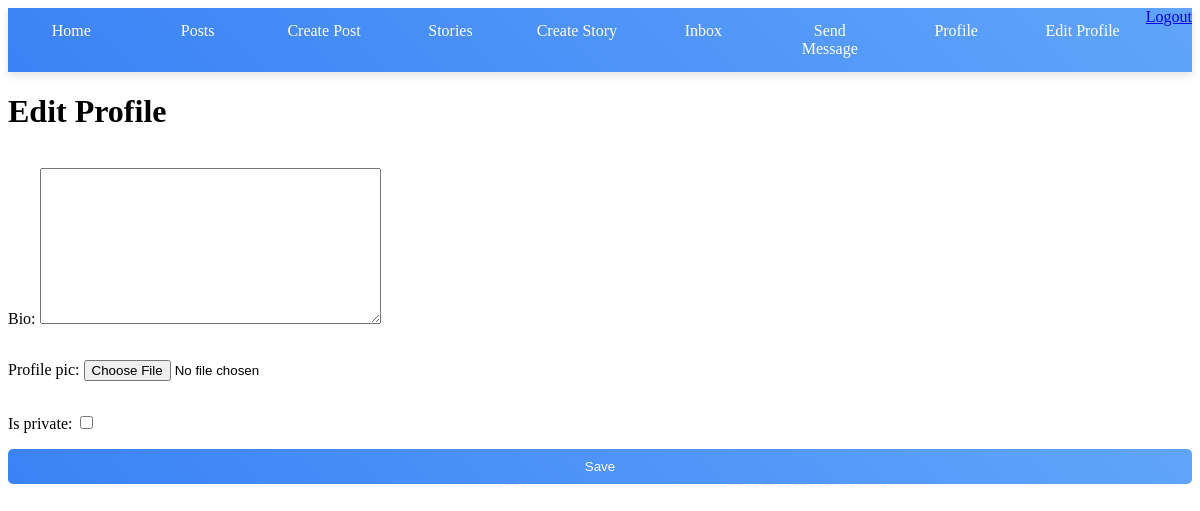
The app's page /edit_profile/ (signed in), older data.
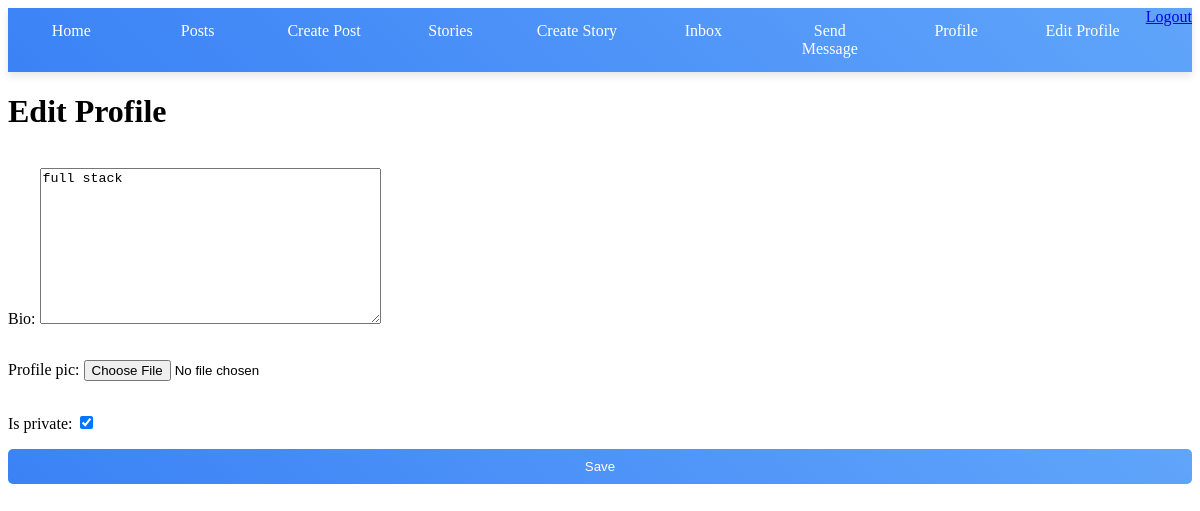
The same page, newer data.
### core/models.py (models this page shows, shortened)
class Profile(models.Model):
    user = models.OneToOneField(User, on_delete=models.CASCADE)
    bio = models.TextField(blank=True)
    profile_pic = models.ImageField(upload_to='profile_pics/', blank=True)
    is_private = models.BooleanField(default=False)

### core/views.py (the view)
# urls.py: path('edit_profile/', views.edit_profile, name='edit_profile'),
@login_required
def edit_profile(request):
    if request.method == 'POST':
        form = ProfileForm(request.POST, request.FILES, instance=request.user.profile)
        if form.is_valid():
            form.save()
            return redirect('profile', username=request.user.username)
    else:
        form = ProfileForm(instance=request.user.profile)
    return render(request, 'core/edit_profile.html', {'form': form})

### core/forms.py
class ProfileForm(forms.ModelForm):
    class Meta:
        model = Profile
        fields = ['bio', 'profile_pic', 'is_private']

### core/templates/core/edit_profile.html (shortened to what this page needs)
{% extends "core/base.html" %}
{% block content %}
<h1>Edit Profile</h1>
<form method="post" enctype="multipart/form-data">
    {{ form.as_p }}
    <button type="submit">Save</button>
</form>
{% endblock %}

Row changes from the older to the newer data that the page shows:
changed Profile: bio (not shown) → "full stack"; is_private "☐" → "☑"
